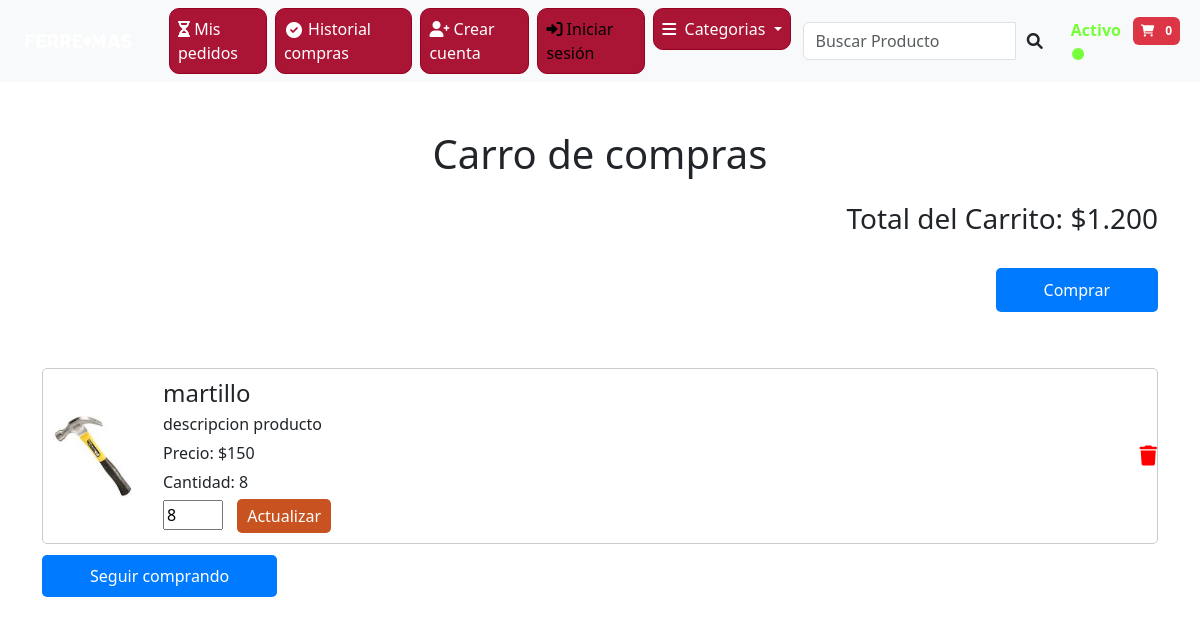
The app's page /carro_compra/ (signed in), older data.
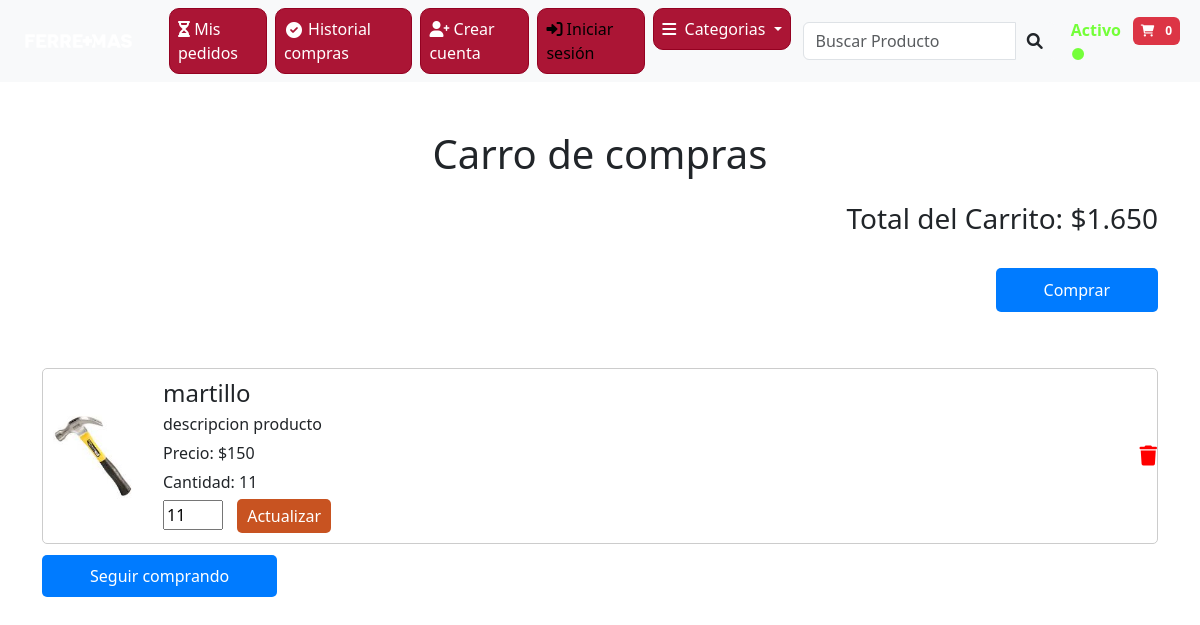
The same page, newer data.
### store/models.py (models this page shows, shortened)
class ElementoCarrito(models.Model):
    carrito = models.ForeignKey(Carrito, on_delete=models.CASCADE)
    producto = models.ForeignKey(Producto, on_delete=models.CASCADE)
    cantidad = models.PositiveIntegerField(default=1)

class Producto(models.Model):
    nombre_producto = models.CharField(max_length=50)#falto modelo pero no importa
    descripcion_producto = models.TextField()
    precio_producto = models.IntegerField()
    cantidad_producto = models.IntegerField(default=0)
    creacion_producto = models.DateTimeField(default=timezone.now)
    imagen_producto = models.ImageField(upload_to='producto/', null=True, blank=True)
    id_categoria = models.ForeignKey(Categorias, on_delete=models.CASCADE, default=0)
    codigo_producto = models.CharField(max_length=10, unique=True, editable=False, blank=True)

### store/views.py (the view, shortened to what this page needs)
# urls.py: path('carro_compra/', views.carro_compra, name='carro_compra'),
@login_required
def carro_compra(request):
    user = request.user
    if user.is_active:
        estado = 'usuarioAutenticado'
    else:
        estado = 'false'
    carrito = get_object_or_404(Carrito, usuario=request.user)
    elementos = ElementoCarrito.objects.filter(carrito=carrito)
    total_carrito = 0
    for elemento in elementos:
        elemento.total = elemento.producto.precio_producto * elemento.cantidad
        total_carrito += elemento.total
    descuento_aplicado = 0
    total_carrito_con_descuento = total_carrito
    request.session['descuento_aplicado'] = descuento_aplicado
    request.session['total_carrito_con_descuento'] = total_carrito_con_descuento
    return render(request, 'carro_compra.html', {
        'elementos': elementos,
        'total_carrito': total_carrito,
        'total_carrito_con_descuento': total_carrito_con_descuento,
        'descuento_aplicado': descuento_aplicado,
        'estado':estado
    })

### store/templatetags/custom_filters.py (called while the page is built)
@register.filter
def currency(value):
    return f'{value:,.0f}'.replace(',', '.')

### store/templates/carro_compra.html (shortened to what the changed rows need)
{% load bootstrap5 %}
{% load static %}
{% load custom_filters %}
<!DOCTYPE html>
<html lang="es">
<head>
    {% bootstrap_css %}
    <link rel="stylesheet" href="https://cdnjs.cloudflare.com/ajax/libs/font-awesome/6.0.0-beta3/css/all.min.css">
    <link rel="stylesheet" href="{% static 'css/carro_compra-3.css' %}">
    <link rel="stylesheet" href="{% static 'css/nav.css' %}">
</head>
<body>
    <br><br>
    <div class="container">
        <h1 class="mx-auto text-center">Carro de compras</h1>
        <h3 class="my-4 text-end">
            <span>Total del Carrito: ${{ total_carrito|currency }}</span>
        </h3>
        <br><br>
        <ul class="carrito-lista">
            {% for elemento in elementos %}
                <li class="carrito-item">
                    <img src="{{ elemento.producto.imagen_producto.url }}" class="card-img-top productoIMG" alt="{{ elemento.producto.nombre_producto }}">
                    <div class="product-details">
                        <h3>{{ elemento.producto.nombre_producto }}</h3>
                        <p>{{ elemento.producto.descripcion_producto }}</p>
                        <p>Precio: ${{ elemento.producto.precio_producto }}</p>
                        <p>Cantidad: {{ elemento.cantidad }}</p>
                        <form method="post" action="{% url 'modificar_cantidad_carrito' elemento.id %}">
                            <input type="number" id="cantidad" name="cantidad" value="{{ elemento.cantidad }}" min="1" required>
                            <button class="btn" type="submit">Actualizar</button>
                        </form>
                    </div>
                    <a href="{% url 'eliminar_del_carrito' elemento.id %}" class="eliminar">
                        <i class="fa fa-trash"></i>
                    </a>
                </li>
            {% endfor %}
        </ul>
        <br><br><br>
    </div>
</body>
</html>

Row changes from the older to the newer data that the page shows:
changed ElementoCarrito "martillo": cantidad "8" → "11"
Text that changed along with them:
{{ total_carrito|currency }}: "1.200" → "1.650"
